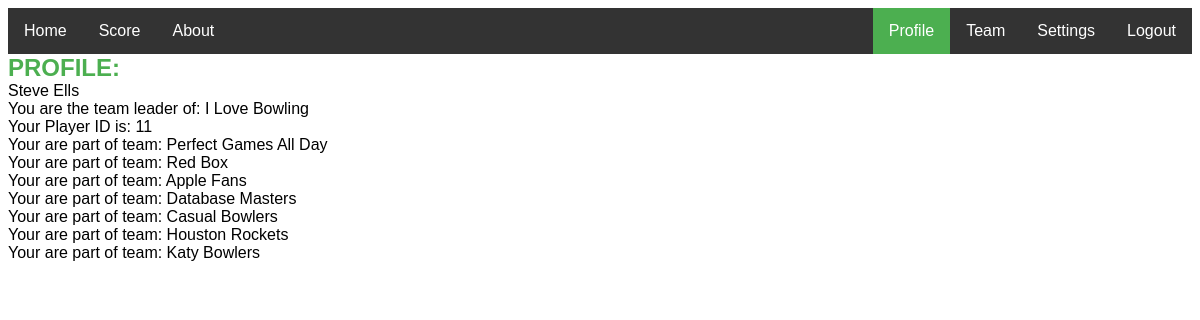
The page /loginSuccessful.php (signed in) on the database its author committed.
### tables this page shows
CREATE TABLE Players (
  Player_ID           INT             PRIMARY KEY AUTO_INCREMENT,
  Gender              ENUM('F', 'M')  NOT NULL,
  Phone_Number        VARCHAR(15),
  Date_Joined         DATE,
  Date_Of_Birth       DATE            NOT NULL,
  Street_Address      VARCHAR(30)     NOT NULL,
  City                VARCHAR(30)     NOT NULL,
  State               VARCHAR(15)     NOT NULL,
  Zip_Code            INT             NOT NULL,
  First_Name          VARCHAR(30)     NOT NULL,
  Last_Name           VARCHAR(30)     NOT NULL,
  Middle_Initial      VARCHAR(1),
  Email               VARCHAR(30)     NOT NULL UNIQUE,
  Password            VARCHAR(256)    NOT NULL,
  Is_Admin            BOOLEAN         DEFAULT FALSE,
  Reset_Key           VARCHAR(100)    DEFAULT '',
  Date_Added          DATETIME,
  Last_Date_Modified  DATETIME

);

CREATE TABLE Team (
  Team_ID             INT             PRIMARY KEY AUTO_INCREMENT,
  Name                VARCHAR(50)	    NOT NULL,
  Leader              INT			        NOT NULL,
  Date_Created        DATETIME,
  Game_Count          INT			        DEFAULT 0,
  Win_Count           INT			        DEFAULT 0,
  Player_1	          INT             NULL,
  Player_2	          INT             NULL,
  Player_3	          INT             NULL,
  Player_4	          INT             NULL,
  Player_5	          INT             NULL,
  Date_Added          DATETIME,
  Last_Date_Modified  DATETIME,
  FOREIGN KEY    (Leader)       REFERENCES Players(Player_ID)
    ON DELETE RESTRICT,
  FOREIGN KEY    (Player_1)     REFERENCES Players(Player_ID)
    ON DELETE RESTRICT,
  FOREIGN KEY    (Player_2)     REFERENCES Players(Player_ID)
    ON DELETE RESTRICT,
  FOREIGN KEY    (Player_3)     REFERENCES Players(Player_ID)
    ON DELETE RESTRICT,
  FOREIGN KEY    (Player_4)     REFERENCES Players(Player_ID)
    ON DELETE RESTRICT,
  FOREIGN KEY    (Player_5)     REFERENCES Players(Player_ID)
    ON DELETE RESTRICT,
  CHECK (Game_Count >= 0),
  CHECK (Win_Count >= 0)
);

### public_html/loginSuccessful.php (the view, shortened to what this page needs)
<?php
if (!isset($_SESSION["sess_user"])) {
    header("location:loginForm.php");
} else {
    ?>
    <!DOCTYPE html>
    <html lang="en">
    <head>
        <link rel="stylesheet" type="text/css" href="index.css">
    </head>
    <body>
    <?php include 'menuBar.php';
    ?>
    <div id="id">PROFILE:</div>
    <?php
    $user = $_SESSION['sess_user'];
    $conn = connectToDatabase();
    $query = "SELECT * FROM players WHERE Email = '$user'";
    $result = $conn->query($query);
    $numrows = $result->num_rows;
    if ($numrows != 0) {
        while ($row = mysqli_fetch_assoc($result)) {
            $fname = $row['First_Name'];
            $lname = $row['Last_Name'];
        }
    }
    $fname = ucfirst($fname);
    $lname = ucfirst($lname);
    echo "$fname $lname";
    $query2 = "SELECT * FROM players WHERE Email = '$user'";
    $result = $conn->query($query2);
    $numrows = $result->num_rows;
    if($numrows != 0){
        while ($row = mysqli_fetch_assoc($result)){
            $playerid = $row['Player_ID'];
        }
    }
    $query2 = "SELECT * FROM team WHERE Leader = '$playerid'";
    $result = $conn->query($query2);
    $numrows = $result->num_rows;
    if($numrows != 0){
        while ($row = mysqli_fetch_assoc($result)){
            $teamname = $row['Name'];
            echo "<br> You are the team leader of: ". $teamname;
        }
    }
    $query3 = "SELECT * FROM team WHERE Player_1 = '$playerid' OR Player_2 = '$playerid' OR Player_3 = '$playerid' OR Player_4 = '$playerid' OR Player_5 = '$playerid'";
    $result = $conn->query($query3);
    $numrows = $result->num_rows;
    if($numrows != 0){
        echo "<br> Your Player ID is: ". $playerid;
    }
    $query4 = "SELECT * FROM team WHERE Player_1 = '$playerid' OR Player_2 = '$playerid' OR Player_3 = '$playerid' OR Player_4 = '$playerid' OR Player_5 = '$playerid'";
    $result = $conn->query($query4);
    $numrows = $result->num_rows;
    if($numrows != 0){
        while ($row = mysqli_fetch_assoc($result)){
            $partOfTeam = $row['Name'];
            echo "<br> Your are part of team: ". $partOfTeam;
        }
    }
    ?>
    </body>
    </html>
    <?php
}
?>

### public_html/index.css (style rules this page uses)
body { font-family: "Arial"; }

### public_html/loginSuccessful.php (style rules this page uses)
div#id { font-size: x-large; font-weight: bold; color: #4CAF50; }

### rows shown on the page
players: First_Name "Steve", Last_Name "Ells", Player_ID "11"
team: Name "I Love Bowling"
team: Name "Perfect Games All Day"
team: Name "Red Box"
team: Name "Apple Fans"
team: Name "Database Masters"
team: Name "Casual Bowlers"
team: Name "Houston Rockets"
team: Name "Katy Bowlers"
